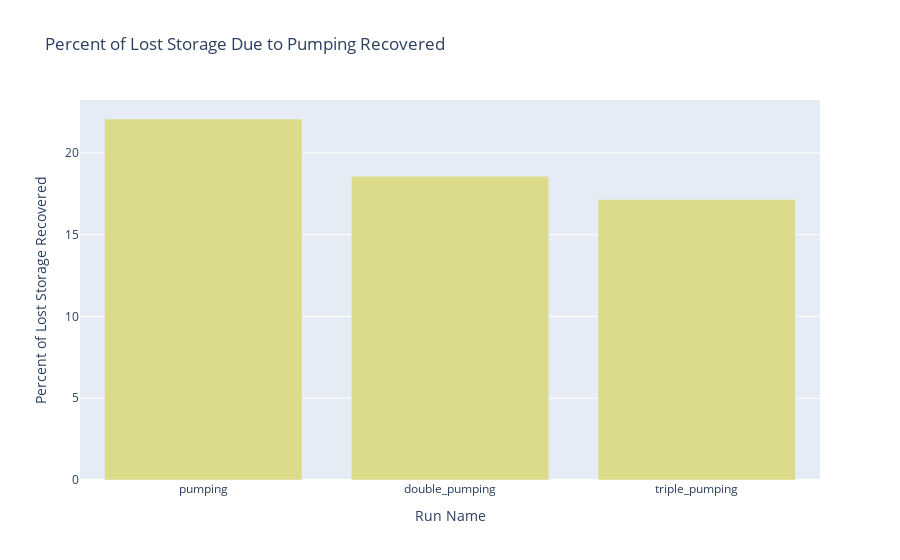

The code cell stored with this chart in its notebook:
### Code cell
percent_of_lost_storage_recovered = {}
for run_name in run_names:
    water_required_to_recover = list(recovery_runs[run_name]["additional_water_required_to_recover"])
    percent_of_lost_storage_recovered[run_name] = 100 * ((water_required_to_recover[0]-water_required_to_recover[-1]) / water_required_to_recover[0])
percent_of_lost_storage_recovered_figure = px.bar(x=list(percent_of_lost_storage_recovered.keys()), 
                                                    y=list(percent_of_lost_storage_recovered.values()),
                                                    labels={"x": "Run Name", "y": "Percent of Lost Storage Recovered"},
                                                    title="Percent of Lost Storage Due to Pumping Recovered",
                                                    color_discrete_sequence=colors,
                                                    )
percent_of_lost_storage_recovered_figure.show()

### Figure 1 — Plotly figure (JSON) as saved in the notebook; plotly's stock layout.template omitted (floating-point values rounded to 4 significant figures)
{"data": [{"hovertemplate": "Run Name=%{x}<br>Percent of Lost Storage Recovered=%{y}<extra></extra>", "legendgroup": "", "marker": {"color": "#DCDB89", "pattern": {"shape": ""}}, "name": "", "orientation": "v", "showlegend": false, "textposition": "auto", "type": "bar", "x": ["pumping", "double_pumping", "triple_pumping"], "xaxis": "x", "y": [22.07, 18.58, 17.15], "yaxis": "y"}], "layout": {"barmode": "relative", "legend": {"tracegroupgap": 0}, "title": {"text": "Percent of Lost Storage Due to Pumping Recovered"}, "xaxis": {"anchor": "y", "domain": [0, 1], "title": {"text": "Run Name"}}, "yaxis": {"anchor": "x", "domain": [0, 1], "title": {"text": "Percent of Lost Storage Recovered"}}}}
